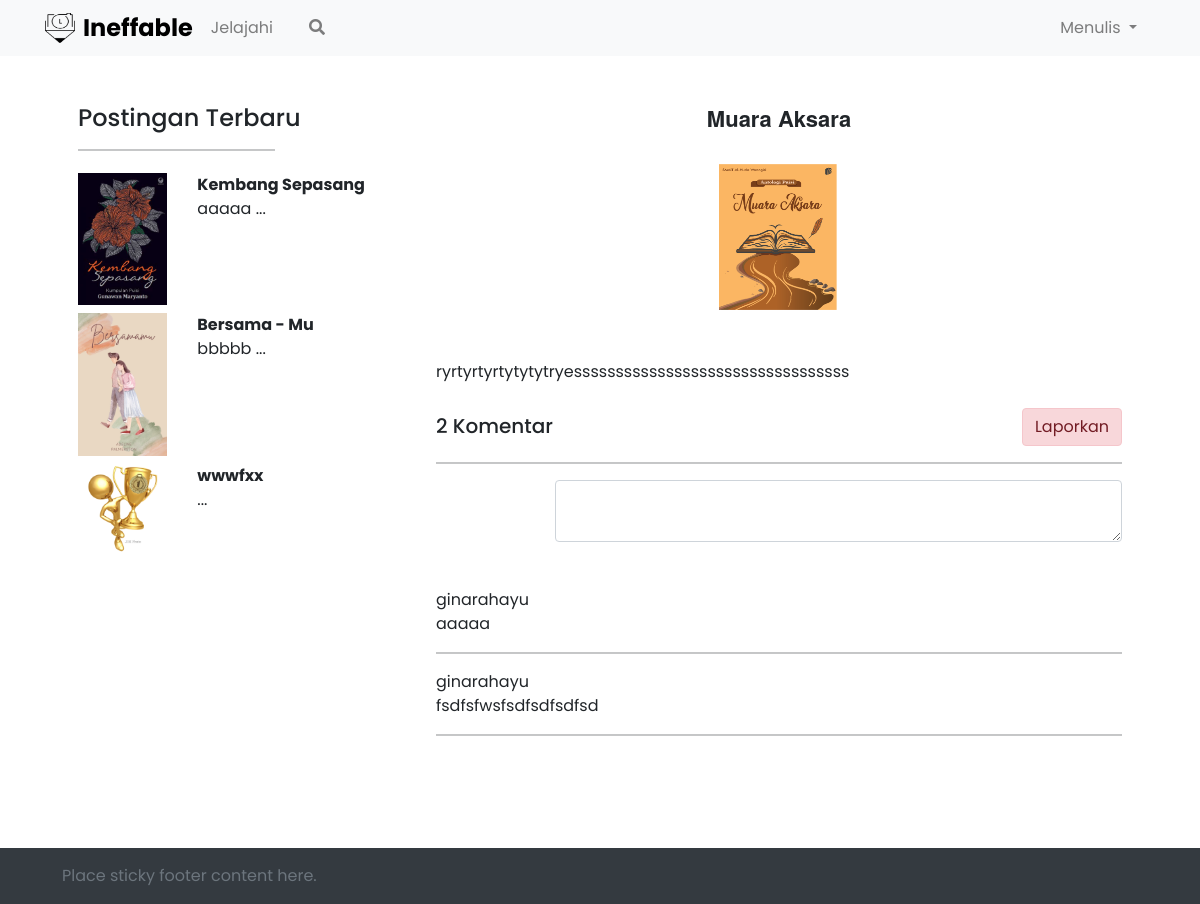
The page /beranda.php?beranda=detail&id=16 on the database its author committed.
### tables this page shows
CREATE TABLE `tb_post` (
  `id` int(11) NOT NULL,
  `judul` varchar(200) NOT NULL,
  `kategori_id` int(11) NOT NULL,
  `photo` text NOT NULL,
  `isi` text NOT NULL,
  `view` int(11) NOT NULL,
  `status` enum('arsip','publis','disable') NOT NULL,
  `user_id` int(11) NOT NULL
);

CREATE TABLE `tb_comment` (
  `id` int(11) NOT NULL,
  `post_id` int(11) NOT NULL,
  `user_id` int(11) NOT NULL,
  `comment` text NOT NULL
);

CREATE TABLE `tb_user` (
  `id` int(11) NOT NULL,
  `nama` varchar(100) NOT NULL,
  `username` varchar(100) NOT NULL,
  `email` varchar(100) NOT NULL,
  `password` varchar(100) NOT NULL,
  `photo` text NOT NULL
);

### detail.php (the view, shortened to what this page needs)
<div class="container p-md-4">
    <div class="row">
        <div class="right-detail-content col-md-4">
            <div class="right-title">
                <h4>Postingan Terbaru</h4>
                <hr width="60%">
            </div>
            <?php $query = $conn->query("SELECT * FROM tb_post ORDER BY id DESC LIMIT 3"); ?>
            <?php while ($a = $query->fetch_array()) : ?>
                <div class="right-content">
                    <div class="row mb-md-2">
                        <div class="col-md-4 right-content-img d-flex justify-content-center">
                            <img src="images/<?php echo $a['photo'] ?>" width="100%">
                        </div>
                        <div class="col-md-8 pr-md-2 right-content-description">
                            <b style="margin-bottom: 22px;"><?php echo $a['judul'] ?></b><br>
                            <?php echo substr($a['isi'], 0, 10) . " ... " ?>
                        </div>
                    </div>
                </div>
            <?php endwhile; ?>
        </div>
        <div class="col-md-8 paragraf">
            <?php
            $id = $_GET['id'];
            $data = $conn->query("SELECT * FROM tb_post where id='$id'");
            ?>
            <?php while ($detail = $data->fetch_array()) : ?>
                <center><h2><?php echo $detail['judul'] ?></h2></center><br>
                <center><img src="images/<?php echo $detail['photo'] ?>" width="120" height="150" class="mb-5"></center>
                <?php echo $detail['isi']?>
                <div class="mt-4">
                    <div class="d-flex justify-content-between align-items-end">
                        <div class="total-komentar">
                            <?php $komen = $conn->query("SELECT * FROM tb_comment WHERE post_id='$id'") ?>
                            <?php $komen_hitung = mysqli_num_rows($komen) ?>
                            <h5><?php echo $komen_hitung ?> Komentar</h5>
                        </div>
                        <div class="report">
                        <?php if ($detail['user_id'] != $_SESSION['email']) : ?>
                            <a href="add_report.php?id=<?php echo $detail['id'] ?>"><button class="btn alert-danger">Laporkan</button></a>
                        <?php endif ?>
                        </div>
                    </div>
                    <hr>
                </div>
                <div>
                    <form action="" method="post">
                        <div class="row">
                            <div class="col-md-2">
                            </div>
                            <div class="col-md-10 form-komen">
                                <textarea name="comment" id="" rows="2" class="form-control text-komen"></textarea>
                            </div>
                        </div>
                    </form>
                </div>
                <?php
                $komen =  $conn->query("SELECT tb_comment.id, tb_comment.user_id, tb_comment.comment, tb_user.username FROM tb_comment INNER JOIN tb_user ON tb_comment.user_id=tb_user.id WHERE tb_comment.post_id=" . $detail['id']);
                ?>
                <?php while ($showcomment =  $komen->fetch_array()) {
                    echo $showcomment['username'] . "<br>";
                    echo $showcomment['comment'] . "<br>";
                    echo "<hr>";
                }
                ?>
                <?php endwhile; ?>
        </div>
    </div>
</div>

### style.css (style rules this page uses)
* { margin: 0; padding: 0; box-sizing: border-box; font-family: "Poppins", sans-serif; }
.right-detail-content .right-title hr { margin-bottom: 22px; }

### beranda.php (style rules this page uses)
h2 { font-family: "Source Sans Pro", "Helvetica Neue", Helvetica, Arial, sans-serif; font-style: normal; font-weight: 700; font-size: 22px; line-height: 28px; height: 26px; }

### rows shown on the page
tb_post: photo (picture), judul "Kembang Sepasang", isi "aaaaa"
tb_post: photo (picture), judul "Bersama - Mu", isi "bbbbb"
tb_post: photo (picture), judul "wwwfxx"
tb_post: judul "Muara Aksara", photo (picture), isi "ryrtyrtyrtytytytryesssssssssssssssssssssssssssssssss", komen_hitung "2"
tb_comment: user.username "ginarahayu", comment "aaaaa"
tb_comment: user.username "ginarahayu", comment "fsdfsfwsfsdfsdfsdfsd"
